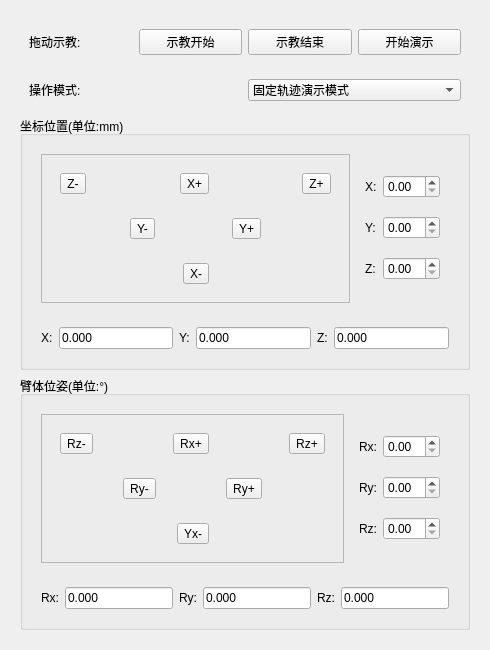
           <widget class="QWidget" name="page_2">
            <layout class="QVBoxLayout" name="verticalLayout_14">
             <item>
              <widget class="QWidget" name="widget_12" native="true">
               <layout class="QVBoxLayout" name="verticalLayout_13">
                <item>
                 <widget class="QWidget" name="widget_14" native="true">
                  <layout class="QHBoxLayout" name="horizontalLayout_8">
                   <item>
                    <widget class="QLabel" name="label_7">
                     <property name="text">
                      <string>拖动示教:</string>
                     </property>
                    </widget>
                   </item>
                   <item>
                    <widget class="QPushButton" name="pushButton_13">
                     <property name="text">
                      <string>示教开始</string>
                     </property>
                    </widget>
                   </item>
                   <item>
                    <widget class="QPushButton" name="pushButton_12">
                     <property name="text">
                      <string>示教结束</string>
                     </property>
                    </widget>
                   </item>
                   <item>
                    <widget class="QPushButton" name="pushButton_11">
                     <property name="text">
                      <string>开始演示</string>
                     </property>
                    </widget>
                   </item>
                  </layout>
                 </widget>
                </item>
                <item>
                 <widget class="QWidget" name="widget_13" native="true">
                  <layout class="QHBoxLayout" name="horizontalLayout_9">
                   <item>
                    <widget class="QLabel" name="label_6">
                     <property name="text">
                      <string>操作模式:</string>
                     </property>
                    </widget>
                   </item>
                   <item>
                    <widget class="QComboBox" name="comboBox_4">
                     <item>
                      <property name="text">
                       <string>固定轨迹演示模式</string>
                      </property>
                     </item>
                     <item>
                      <property name="text">
                       <string>点动控制模式</string>
                      </property>
                     </item>
                     <item>
                      <property name="text">
                       <string>手柄遥控模式</string>
                      </property>
                     </item>
                    </widget>
                   </item>
                  </layout>
                 </widget>
                </item>
                <item>
                 <widget class="QGroupBox" name="groupBox">
                  <property name="title">
                   <string>坐标位置(单位:mm)</string>
                  </property>
                  <layout class="QVBoxLayout" name="verticalLayout_9">
                   <item>
                    <widget class="QWidget" name="widget_20" native="true">
                     <layout class="QHBoxLayout" name="horizontalLayout_20">
                      <item>
                       <widget class="QFrame" name="frame">
                        <property name="frameShape">
                         <enum>QFrame::StyledPanel</enum>
                        </property>
                        <property name="frameShadow">
                         <enum>QFrame::Raised</enum>
                        </property>
                        <layout class="QVBoxLayout" name="verticalLayout_8">
                         <item>
                          <widget class="QWidget" name="widget_17" native="true">
                           <layout class="QHBoxLayout" name="horizontalLayout_17">
                            <item>
                             <widget class="QToolButton" name="toolButton">
                              <property name="text">
                               <string>Z-</string>
                              </property>
                              <property name="toolButtonStyle">
                               <enum>Qt::ToolButtonTextUnderIcon</enum>
                              </property>
                             </widget>
                            </item>
                            <item>
                             <spacer name="horizontalSpacer_9">
                              <property name="orientation">
                               <enum>Qt::Horizontal</enum>
                              </property>
                              <property name="sizeHint" stdset="0">
                               <size>
                                <width>40</width>
                                <height>20</height>
                               </size>
                              </property>
                             </spacer>
                            </item>
                            <item>
                             <widget class="QToolButton" name="toolButton_3">
                              <property name="text">
                               <string>X+</string>
                              </property>
                              <property name="toolButtonStyle">
                               <enum>Qt::ToolButtonTextUnderIcon</enum>
                              </property>
                             </widget>
                            </item>
                            <item>
                             <spacer name="horizontalSpacer_10">
                              <property name="orientation">
                               <enum>Qt::Horizontal</enum>
                              </property>
                              <property name="sizeHint" stdset="0">
                               <size>
                                <width>40</width>
                                <height>20</height>
                               </size>
                              </property>
                             </spacer>
                            </item>
                            <item>
                             <widget class="QToolButton" name="toolButton_2">
                              <property name="text">
                               <string>Z+</string>
                              </property>
                              <property name="toolButtonStyle">
                               <enum>Qt::ToolButtonTextUnderIcon</enum>
                              </property>
                             </widget>
                            </item>
                           </layout>
                          </widget>
                         </item>
                         <item>
                          <widget class="QWidget" name="widget_18" native="true">
                           <layout class="QHBoxLayout" name="horizontalLayout_18">
                            <item>
                             <spacer name="horizontalSpacer_6">
                              <property name="orientation">
                               <enum>Qt::Horizontal</enum>
                              </property>
                              <property name="sizeHint" stdset="0">
                               <size>
                                <width>40</width>
                                <height>20</height>
                               </size>
                              </property>
                             </spacer>
                            </item>
                            <item>
                             <widget class="QToolButton" name="toolButton_5">
                              <property name="text">
                               <string>Y-</string>
                              </property>
                              <property name="toolButtonStyle">
                               <enum>Qt::ToolButtonTextUnderIcon</enum>
                              </property>
                             </widget>
                            </item>
                            <item>
                             <spacer name="horizontalSpacer_7">
                              <property name="orientation">
                               <enum>Qt::Horizontal</enum>
                              </property>
                              <property name="sizeHint" stdset="0">
                               <size>
                                <width>40</width>
                                <height>20</height>
                               </size>
                              </property>
                             </spacer>
                            </item>
                            <item>
                             <widget class="QToolButton" name="toolButton_6">
                              <property name="text">
                               <string>Y+</string>
                              </property>
                              <property name="toolButtonStyle">
                               <enum>Qt::ToolButtonTextUnderIcon</enum>
                              </property>
                             </widget>
                            </item>
                            <item>
                             <spacer name="horizontalSpacer_8">
                              <property name="orientation">
                               <enum>Qt::Horizontal</enum>
                              </property>
                              <property name="sizeHint" stdset="0">
                               <size>
                                <width>40</width>
                                <height>20</height>
                               </size>
                              </property>
                             </spacer>
                            </item>
                           </layout>
                          </widget>
                         </item>
                         <item>
                          <widget class="QWidget" name="widget_19" native="true">
                           <layout class="QHBoxLayout" name="horizontalLayout_19">
                            <item>
                             <spacer name="horizontalSpacer_11">
                              <property name="orientation">
                               <enum>Qt::Horizontal</enum>
                              </property>
                              <property name="sizeHint" stdset="0">
                               <size>
                                <width>40</width>
                                <height>20</height>
                               </size>
                              </property>
                             </spacer>
                            </item>
                            <item>
                             <widget class="QToolButton" name="toolButton_4">
                              <property name="text">
                               <string>X-</string>
                              </property>
                              <property name="toolButtonStyle">
                               <enum>Qt::ToolButtonTextUnderIcon</enum>
                              </property>
                             </widget>
                            </item>
                            <item>
                             <spacer name="horizontalSpacer_12">
                              <property name="orientation">
                               <enum>Qt::Horizontal</enum>
                              </property>
                              <property name="sizeHint" stdset="0">
                               <size>
                                <width>40</width>
                                <height>20</height>
                               </size>
                              </property>
                             </spacer>
                            </item>
                           </layout>
                          </widget>
                         </item>
                        </layout>
                       </widget>
                      </item>
                      <item>
                       <widget class="QWidget" name="widget_15" native="true">
                        <layout class="QVBoxLayout" name="verticalLayout_7">
                         <item>
                          <layout class="QHBoxLayout" name="horizontalLayout_10">
                           <item>
                            <widget class="QLabel" name="label_8">
                             <property name="text">
                              <string>X:</string>
                             </property>
                            </widget>
                           </item>
                           <item>
                            <widget class="QDoubleSpinBox" name="doubleSpinBox"/>
                           </item>
                          </layout>
                         </item>
                         <item>
                          <layout class="QHBoxLayout" name="horizontalLayout_11">
                           <item>
                            <widget class="QLabel" name="label_9">
                             <property name="text">
                              <string>Y:</string>
                             </property>
                            </widget>
                           </item>
                           <item>
                            <widget class="QDoubleSpinBox" name="doubleSpinBox_2"/>
                           </item>
                          </layout>
                         </item>
                         <item>
                          <layout class="QHBoxLayout" name="horizontalLayout_12">
                           <item>
                            <widget class="QLabel" name="label_10">
                             <property name="text">
                              <string>Z:</string>
                             </property>
                            </widget>
                           </item>
                           <item>
                            <widget class="QDoubleSpinBox" name="doubleSpinBox_3"/>
                           </item>
                          </layout>
                         </item>
                        </layout>
                       </widget>
                      </item>
                     </layout>
                    </widget>
                   </item>
                   <item>
                    <widget class="QWidget" name="widget_16" native="true">
                     <layout class="QHBoxLayout" name="horizontalLayout_16">
                      <item>
                       <layout class="QHBoxLayout" name="horizontalLayout_13">
                        <item>
                         <widget class="QLabel" name="label_11">
                          <property name="text">
                           <string>X:</string>
                          </property>
                         </widget>
                        </item>
                        <item>
                         <widget class="QLineEdit" name="lineEdit_2">
                          <property name="text">
                           <string>0.000</string>
                          </property>
                         </widget>
                        </item>
                       </layout>
                      </item>
                      <item>
                       <layout class="QHBoxLayout" name="horizontalLayout_14">
                        <item>
                         <widget class="QLabel" name="label_12">
                          <property name="text">
                           <string>Y:</string>
                          </property>
                         </widget>
                        </item>
                        <item>
                         <widget class="QLineEdit" name="lineEdit_3">
                          <property name="text">
                           <string>0.000</string>
                          </property>
                         </widget>
                        </item>
                       </layout>
                      </item>
                      <item>
                       <layout class="QHBoxLayout" name="horizontalLayout_15">
                        <item>
                         <widget class="QLabel" name="label_13">
                          <property name="text">
                           <string>Z:</string>
                          </property>
                         </widget>
                        </item>
                        <item>
                         <widget class="QLineEdit" name="lineEdit_4">
                          <property name="text">
                           <string>0.000</string>
                          </property>
                         </widget>
                        </item>
                       </layout>
                      </item>
                     </layout>
                    </widget>
                   </item>
                  </layout>
                 </widget>
                </item>
                <item>
                 <widget class="QGroupBox" name="groupBox_2">
                  <property name="title">
                   <string>臂体位姿(单位:°)</string>
                  </property>
                  <layout class="QVBoxLayout" name="verticalLayout_10">
                   <item>
                    <widget class="QWidget" name="widget_21" native="true">
                     <layout class="QHBoxLayout" name="horizontalLayout_21">
                      <item>
                       <widget class="QFrame" name="frame_2">
                        <property name="frameShape">
                         <enum>QFrame::StyledPanel</enum>
                        </property>
                        <property name="frameShadow">
                         <enum>QFrame::Raised</enum>
                        </property>
                        <layout class="QVBoxLayout" name="verticalLayout_11">
                         <item>
                          <widget class="QWidget" name="widget_22" native="true">
                           <layout class="QHBoxLayout" name="horizontalLayout_22">
                            <item>
                             <widget class="QToolButton" name="toolButton_7">
                              <property name="text">
                               <string>Rz-</string>
                              </property>
                              <property name="toolButtonStyle">
                               <enum>Qt::ToolButtonTextUnderIcon</enum>
                              </property>
                             </widget>
                            </item>
                            <item>
                             <spacer name="horizontalSpacer_13">
                              <property name="orientation">
                               <enum>Qt::Horizontal</enum>
                              </property>
                              <property name="sizeHint" stdset="0">
                               <size>
                                <width>40</width>
                                <height>20</height>
                               </size>
                              </property>
                             </spacer>
                            </item>
                            <item>
                             <widget class="QToolButton" name="toolButton_8">
                              <property name="text">
                               <string>Rx+</string>
                              </property>
                              <property name="toolButtonStyle">
                               <enum>Qt::ToolButtonTextUnderIcon</enum>
                              </property>
                             </widget>
                            </item>
                            <item>
                             <spacer name="horizontalSpacer_14">
                              <property name="orientation">
                               <enum>Qt::Horizontal</enum>
                              </property>
                              <property name="sizeHint" stdset="0">
                               <size>
                                <width>40</width>
                                <height>20</height>
                               </size>
                              </property>
                             </spacer>
                            </item>
                            <item>
                             <widget class="QToolButton" name="toolButton_9">
                              <property name="text">
                               <string>Rz+</string>
                              </property>
                              <property name="toolButtonStyle">
                               <enum>Qt::ToolButtonTextUnderIcon</enum>
                              </property>
                             </widget>
                            </item>
                           </layout>
                          </widget>
                         </item>
                         <item>
                          <widget class="QWidget" name="widget_23" native="true">
                           <layout class="QHBoxLayout" name="horizontalLayout_23">
                            <item>
                             <spacer name="horizontalSpacer_15">
                              <property name="orientation">
                               <enum>Qt::Horizontal</enum>
                              </property>
                              <property name="sizeHint" stdset="0">
                               <size>
                                <width>40</width>
                                <height>20</height>
                               </size>
                              </property>
                             </spacer>
                            </item>
                            <item>
                             <widget class="QToolButton" name="toolButton_10">
                              <property name="text">
                               <string>Ry-</string>
                              </property>
                              <property name="toolButtonStyle">
                               <enum>Qt::ToolButtonTextUnderIcon</enum>
                              </property>
                             </widget>
                            </item>
                            <item>
                             <spacer name="horizontalSpacer_16">
                              <property name="orientation">
                               <enum>Qt::Horizontal</enum>
                              </property>
                              <property name="sizeHint" stdset="0">
                               <size>
                                <width>40</width>
                                <height>20</height>
                               </size>
                              </property>
                             </spacer>
                            </item>
                            <item>
                             <widget class="QToolButton" name="toolButton_11">
                              <property name="text">
                               <string>Ry+</string>
                              </property>
                              <property name="toolButtonStyle">
                               <enum>Qt::ToolButtonTextUnderIcon</enum>
                              </property>
                             </widget>
                            </item>
                            <item>
                             <spacer name="horizontalSpacer_17">
                              <property name="orientation">
                               <enum>Qt::Horizontal</enum>
                              </property>
                              <property name="sizeHint" stdset="0">
                               <size>
                                <width>40</width>
                                <height>20</height>
                               </size>
                              </property>
                             </spacer>
                            </item>
                           </layout>
                          </widget>
                         </item>
                         <item>
                          <widget class="QWidget" name="widget_24" native="true">
                           <layout class="QHBoxLayout" name="horizontalLayout_24">
                            <item>
                             <spacer name="horizontalSpacer_18">
                              <property name="orientation">
                               <enum>Qt::Horizontal</enum>
                              </property>
                              <property name="sizeHint" stdset="0">
                               <size>
                                <width>40</width>
                                <height>20</height>
                               </size>
                              </property>
                             </spacer>
                            </item>
                            <item>
                             <widget class="QToolButton" name="toolButton_12">
                              <property name="text">
                               <string>Yx-</string>
                              </property>
                              <property name="toolButtonStyle">
                               <enum>Qt::ToolButtonTextUnderIcon</enum>
                              </property>
                             </widget>
                            </item>
                            <item>
                             <spacer name="horizontalSpacer_19">
                              <property name="orientation">
                               <enum>Qt::Horizontal</enum>
                              </property>
                              <property name="sizeHint" stdset="0">
                               <size>
                                <width>40</width>
                                <height>20</height>
                               </size>
                              </property>
                             </spacer>
                            </item>
                           </layout>
                          </widget>
                         </item>
                        </layout>
                       </widget>
                      </item>
                      <item>
                       <widget class="QWidget" name="widget_25" native="true">
                        <layout class="QVBoxLayout" name="verticalLayout_12">
                         <item>
                          <layout class="QHBoxLayout" name="horizontalLayout_25">
                           <item>
                            <widget class="QLabel" name="label_14">
                             <property name="text">
                              <string>Rx:</string>
                             </property>
                            </widget>
                           </item>
                           <item>
                            <widget class="QDoubleSpinBox" name="doubleSpinBox_4"/>
                           </item>
                          </layout>
                         </item>
                         <item>
                          <layout class="QHBoxLayout" name="horizontalLayout_26">
                           <item>
                            <widget class="QLabel" name="label_15">
                             <property name="text">
                              <string>Ry:</string>
                             </property>
                            </widget>
                           </item>
                           <item>
                            <widget class="QDoubleSpinBox" name="doubleSpinBox_5"/>
                           </item>
                          </layout>
                         </item>
                         <item>
                          <layout class="QHBoxLayout" name="horizontalLayout_27">
                           <item>
                            <widget class="QLabel" name="label_16">
                             <property name="text">
                              <string>Rz:</string>
                             </property>
                            </widget>
                           </item>
                           <item>
                            <widget class="QDoubleSpinBox" name="doubleSpinBox_6"/>
                           </item>
                          </layout>
                         </item>
                        </layout>
                       </widget>
                      </item>
                     </layout>
                    </widget>
                   </item>
                   <item>
                    <widget class="QWidget" name="widget_26" native="true">
                     <layout class="QHBoxLayout" name="horizontalLayout_28">
                      <item>
                       <layout class="QHBoxLayout" name="horizontalLayout_29">
                        <item>
                         <widget class="QLabel" name="label_17">
                          <property name="text">
                           <string>Rx:</string>
                          </property>
                         </widget>
                        </item>
                        <item>
                         <widget class="QLineEdit" name="lineEdit_5">
                          <property name="text">
                           <string>0.000</string>
                          </property>
                         </widget>
                        </item>
                       </layout>
                      </item>
                      <item>
                       <layout class="QHBoxLayout" name="horizontalLayout_30">
                        <item>
                         <widget class="QLabel" name="label_18">
                          <property name="text">
                           <string>Ry:</string>
                          </property>
                         </widget>
                        </item>
                        <item>
                         <widget class="QLineEdit" name="lineEdit_6">
                          <property name="text">
                           <string>0.000</string>
                          </property>
                         </widget>
                        </item>
                       </layout>
                      </item>
                      <item>
                       <layout class="QHBoxLayout" name="horizontalLayout_31">
                        <item>
                         <widget class="QLabel" name="label_19">
                          <property name="text">
                           <string>Rz:</string>
                          </property>
                         </widget>
                        </item>
                        <item>
                         <widget class="QLineEdit" name="lineEdit_7">
                          <property name="text">
                           <string>0.000</string>
                          </property>
                         </widget>
                        </item>
                       </layout>
                      </item>
                     </layout>
                    </widget>
                   </item>
                  </layout>
                 </widget>
                </item>
               </layout>
              </widget>
             </item>
            </layout>
           </widget>
